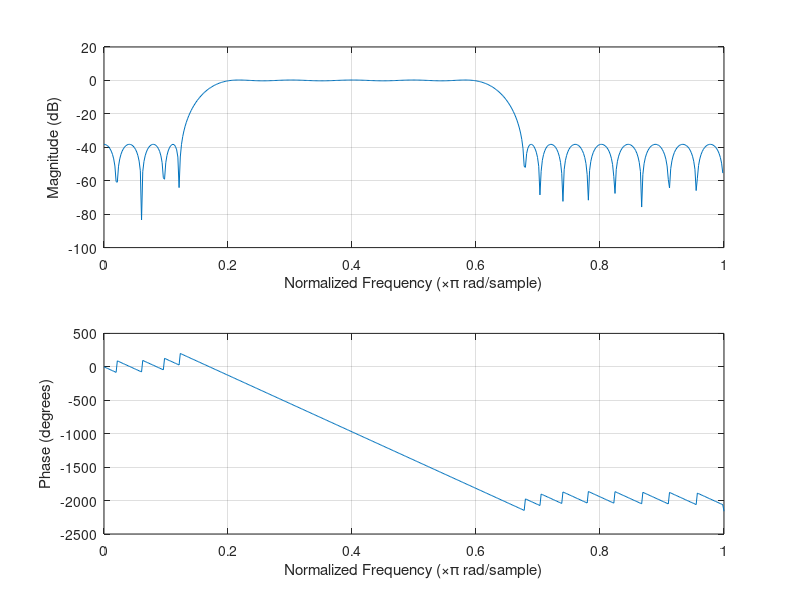
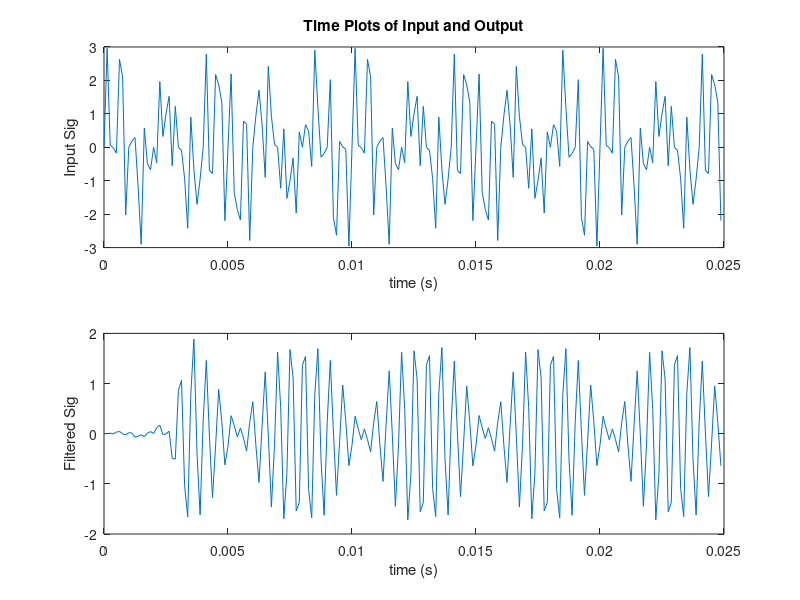
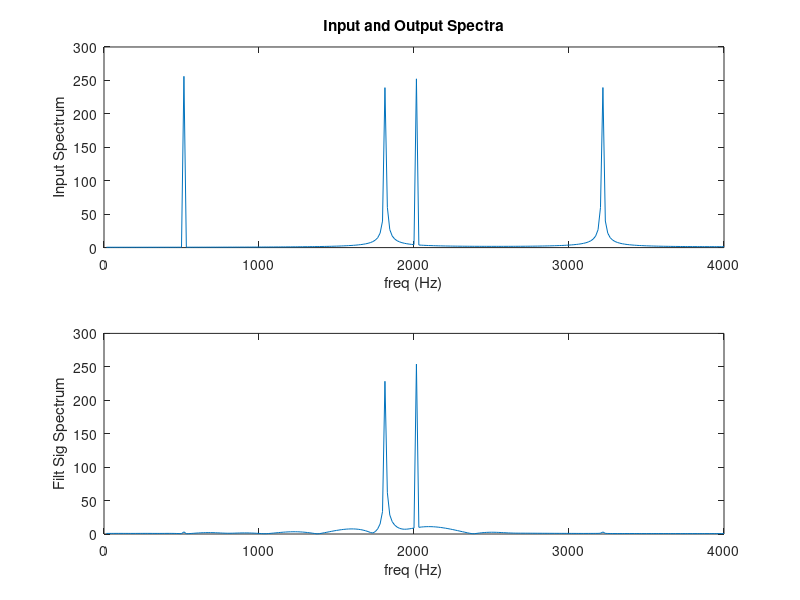

MATLAB code for these plots, in order:
% fir_2b.m
% FIR filter design example using the MATLAB FIR1 function 
% Autor: Nils Parche, 19.11.2017
clear all;
clc;

Fs=8e3; %Specify Sampling Frequency
Ts=1/Fs; %Sampling period.
Ns=512; %No of time samples to be plotted.
F=[500 800 2400 2700]; %Cutoff frequenzcy
A=[0 1 0]; % Desired amplitude
RP = 0.4; % Passband ripple
RS = 40; % Stopband ripple
DEV = [10^(-RS/20) (10^(RP/20)-1)/(10^(RP/20)+1) 10^(-RS/20)];

t=[0:Ts:Ts*(Ns-1)]; %Make time array that contains Ns elements
%t = [0, Ts, 2Ts, 3Ts,..., (Ns-1)Ts]
%create sampled sinusoids at different frequencies

%create sampled sinusoids at different frequencies
f1=500; f2=1800; f3=2000; f4=3200;
x1=sin(2*pi*f1*t); x2=sin(2*pi*f2*t); x3=sin(2*pi*f3*t); x4=sin(2*pi*f4*t);
x=x1+x2+x3+x4; %Calculate samples for a 4-tone input signal

% f_step = 100:100:3900;
% f_kamm = zeros(length(f_step),Ns);
% x = zeros(1,length(f_kamm));
% 
% 
% for i=1:length(f_kamm(:,1))
%     for j=1:Ns
%         f_kamm(i,j) = sin(2*pi*f_step(i)*t(j));
%     end
%     
% end
% 
% x=sum(f_kamm);

% N=16; %FIR1 requires filter order (N) to be EVEN when gain = 1 at Fs/2.
% W=[0.4 0.6]; %Specify Bandstop filter with stop band between
%0.4*(Fs/2) and 0.6*(Fs/2)
[N, F0, A0, W] = firpmord(F, A, DEV, Fs)
B=firpm(N, F0, A0, W) %Design FIR Filter using default Hamming window.
%create header file fir_coef.h (FIR filter coefficients)
correction = 32767;
B_correction = floor(B*correction) %cast B to 16 bit short Int
%create header file fir_coef.h (FIR filter coefficients)
filnam = fopen('BP_coeff.h', 'w'); % generate include-file
fprintf(filnam,'#define N %d\n', N+1);
fprintf(filnam,'short h[N]={\n');
j = 0;
for i= 1:N+1;
 fprintf(filnam,' %6.0f,', B_correction(i));
 j = j + 1;
 if j >7
 fprintf(filnam, '\n');
 j = 0;
 end
end
fprintf(filnam,'};\n');
fclose(filnam);
A=1; %FIR filters have no poles, only zeros.
grid on;
freqz(B,A); %Plot frequency response - both amp and phase response.
%pause; %User must hit any key on PC keyboard to continue.
figure; %Create a new figure window, so previous one isn't lost.
subplot(2,1,1); %Two subplots will go on this figure window.
Npts=200;
%Npts=Ns;
plot(t(1:Npts),x(1:Npts)) %Plot first Npts of this 4-tone input signal
title('Time Plots of Input and Output');
xlabel('time (s)'); ylabel('Input Sig');
%Now apply this filter to the 4-tone test sequence
y = filter(B,A,x);
subplot(2,1,2); %Now go to bottom subplot.
plot(t(1:Npts),y(1:Npts)); %Plot first Npts of filtered signal.
xlabel('time (s)'); ylabel('Filtered Sig');
%pause;
figure; %Create a new figure window, so previous one isn't lost.
subplot(2,1,1);
xfftmag=(abs(fft(x,Ns))); %Compute spectrum of input signal.
xfftmagh=xfftmag(1:length(xfftmag)/2);
%Plot only the first half of FFT, since second half is mirror imag
f=[1:1:length(xfftmagh)]*Fs/Ns; %Make freq array from 0 Hz to Fs/2 Hz.
plot(f,xfftmagh); %Plot frequency spectrum of input signal
title('Input and Output Spectra');
xlabel('freq (Hz)'); ylabel('Input Spectrum');
subplot(2,1,2);
yfftmag=(abs(fft(y,Ns)));
yfftmagh=yfftmag(1:length(yfftmag)/2);
%Plot only the first half of FFT, since second half is mirror image
plot(f,yfftmagh); %Plot frequency spectrum of input signal
xlabel('freq (Hz)'); ylabel('Filt Sig Spectrum');